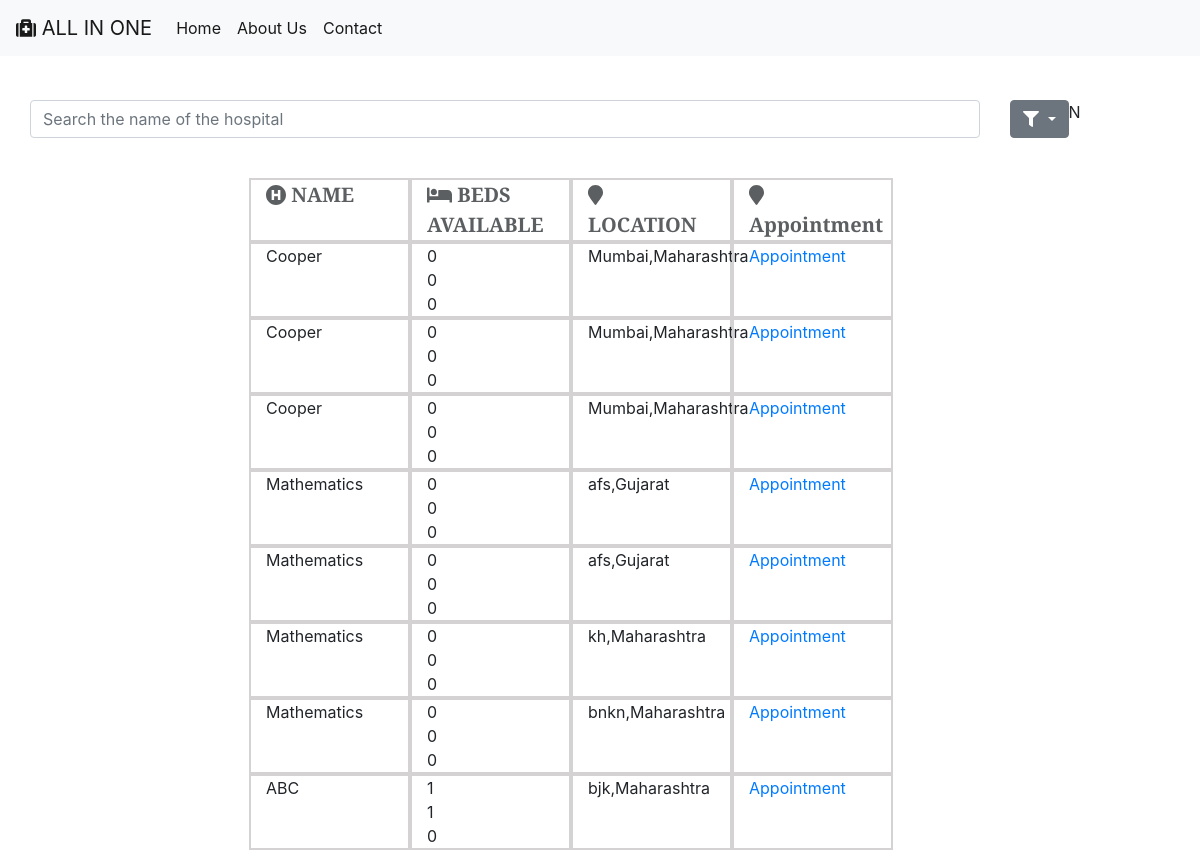
/Hospital/, run on an earlier commit of the app's database.
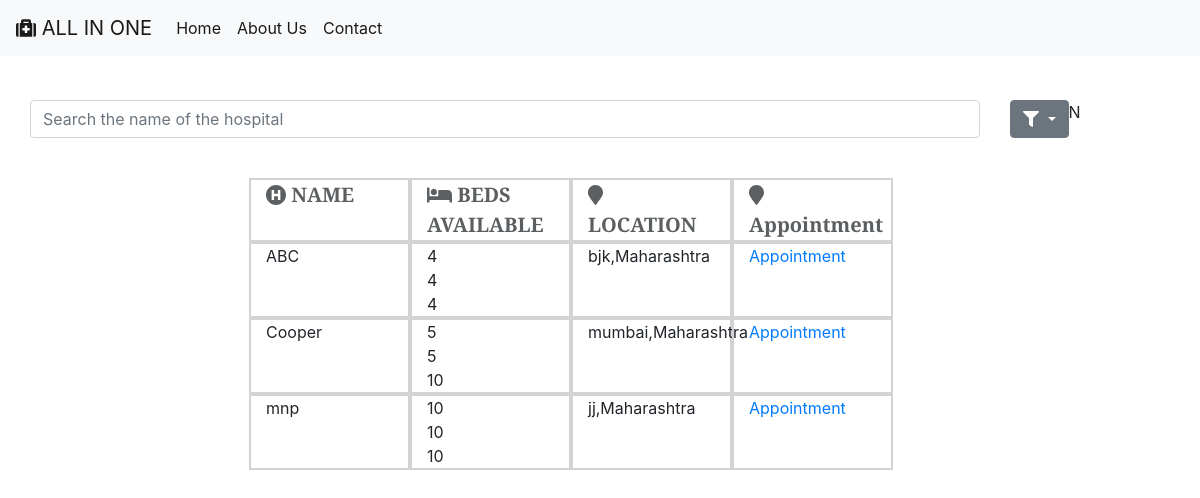
And on a later commit of the database.
### Hospital/models.py (models this page shows, shortened)
class Hospital(models.Model):
    name = models.CharField(max_length=100)
    Address1 = models.CharField(max_length=250)
    Address2 = models.CharField(max_length=250)
    city = models.CharField(max_length=50)
    state = models.CharField(max_length=50)
    zip_code = models.IntegerField()
    no_of_beds_available = models.IntegerField(default=0)
    total_beds = models.IntegerField(default=0)
    type1 = models.IntegerField(default=0)
    type2 = models.IntegerField(default=0)
    type3 = models.IntegerField(default=0)
    objects = models.Manager()

### Hospital/views.py (the view, shortened to what this page needs)
# urls.py: path(r'Hospital/', views.list_hospital, name='list_hospital'),
@csrf_exempt
def list_hospital(request):
    query_set = Hospital.objects.all()
    q = request.GET.get("filter")
    return render(request, "Hospital/list_hospital.html", {'query_set': query_set})

### templates/Hospital/list_hospital.html (shortened to what this page needs)
<!DOCTYPE html>
<html>
<head>
    {% load static from staticfiles %}
    <link rel="stylesheet" type="text/css" href="{% static 'css/list_hospital.css'%}">
	<link rel="stylesheet" type="text/css" href="https://maxcdn.bootstrapcdn.com/bootstrap/4.0.0/css/bootstrap.min.css">
</head>
<body>
<nav class="navbar navbar-expand-lg navbar-light bg-light fixed-top">
  <a class="navbar-brand" href="#"><i class="fas fa-medkit"></i> ALL IN ONE</a>
  <div class="collapse navbar-collapse" id="navbarSupportedContent">
    <ul class="navbar-nav mr-auto">
      <li class="nav-item active">
        <a class="nav-link" href="#">Home <span class="sr-only">(current)</span></a>
      </li>
      <li class="nav-item active">
        <a class="nav-link" href="#">About Us <span class="sr-only">(current)</span></a>
      </li>
      <li class="nav-item active">
        <a class="nav-link" href="#">Contact <span class="sr-only">(current)</span></a>
      </li>
    </ul>
  </div>
</nav>
  <form method="GET" class="form-inline">
    <input class="form-control" name="filter" type="search" placeholder="Search the name of the hospital" style="width: 950px">
    <div class="dropdown">
  <button name="filter_by" class="btn btn-secondary dropdown-toggle" type="button" id="dropdownMenuButton" data-toggle="dropdown" aria-haspopup="true" aria-expanded="false">
    <i class="fas fa-filter"></i>
  </button>N
	</div>
	<div class="table" style="margin-left: 20%">
		<div class="row" id="heading">
			<div class="col-xl-2 col-lg-2 col-md-2 col-sm-2"><strong><i class="fas fa-hospital-symbol"></i> NAME</strong></div>
			<div class="col-xl-2 col-lg-2 col-md-2 col-sm-2"><strong><i class="fas fa-bed"></i> BEDS AVAILABLE</strong></div>
			<div class="col-xl-2 col-lg-2 col-md-2 col-sm-2"><strong><i class="fas fa-map-marker"></i> LOCATION</strong></div>
            <div class="col-xl-2 col-lg-2 col-md-2 col-sm-2"><strong><i class="fas fa-map-marker"></i>Appointment</strong></div>
		</div>
        {% for query in query_set %}
		<div class="row">
			<div class="col-xl-2 col-lg-2 col-md-2 col-sm-2">{{query.name}}</div>
			<div class="col-xl-2 col-lg-2 col-md-2 col-sm-2">
				<div class="row">
					<div class="col-xl-12 col-lg-12 col-md-12 col-sm-12">{{query.type1}}</div>
					<div class="col-xl-12 col-lg-12 col-md-12 col-sm-12">{{query.type2}}</div>
					<div class="col-xl-12 col-lg-12 col-md-12 col-sm-12">{{query.type3}}</div>
				</div>
			</div>
			<div class="col-xl-2 col-lg-2 col-md-2 col-sm-2">{{query.city}},{{query.state}}</div>
            <div class="col-xl-2 col-lg-2 col-md-2 col-sm-2"><a href="{% url 'Hospital:appointment' query.name %}">Appointment</a></div>
		</div>
        {% endfor %}
	</div>
  </form>
</body>
</html>

### static/css/list_hospital.css (style rules this page uses)
.form-inline { margin-top: 100px; margin-left: 30px; }
#dropdownMenuButton { margin-left: 30px; float: left; }
.table { margin-top: 40px; width: 95%; }
.col-xl-2 { border: 2px solid #d4d2d2; }
#heading { font-size: 20px; font-family: 'Arbutus Slab'; color: #5c5f61; }

What changed in the data, as far as the page shows it:
removed Hospital: name "Cooper", type1 "0", type2 "0", type3 "0", city "Mumbai", state "Maharashtra"
removed Hospital: name "Cooper", type1 "0", type2 "0", type3 "0", city "Mumbai", state "Maharashtra"
removed Hospital: name "Cooper", type1 "0", type2 "0", type3 "0", city "Mumbai", state "Maharashtra"
removed Hospital: name "Mathematics", type1 "0", type2 "0", type3 "0", city "afs", state "Gujarat"
removed Hospital: name "Mathematics", type1 "0", type2 "0", type3 "0", city "afs", state "Gujarat"
removed Hospital: name "Mathematics", type1 "0", type2 "0", type3 "0", city "kh", state "Maharashtra"
removed Hospital: name "Mathematics", type1 "0", type2 "0", type3 "0", city "bnkn", state "Maharashtra"
changed Hospital "ABC": type1 "1" → "4"; type2 "1" → "4"; type3 "0" → "4"
added Hospital: name "Cooper", type1 "5", type2 "5", type3 "10", city "mumbai", state "Maharashtra"
added Hospital: name "mnp", type1 "10", type2 "10", type3 "10", city "jj", state "Maharashtra"
